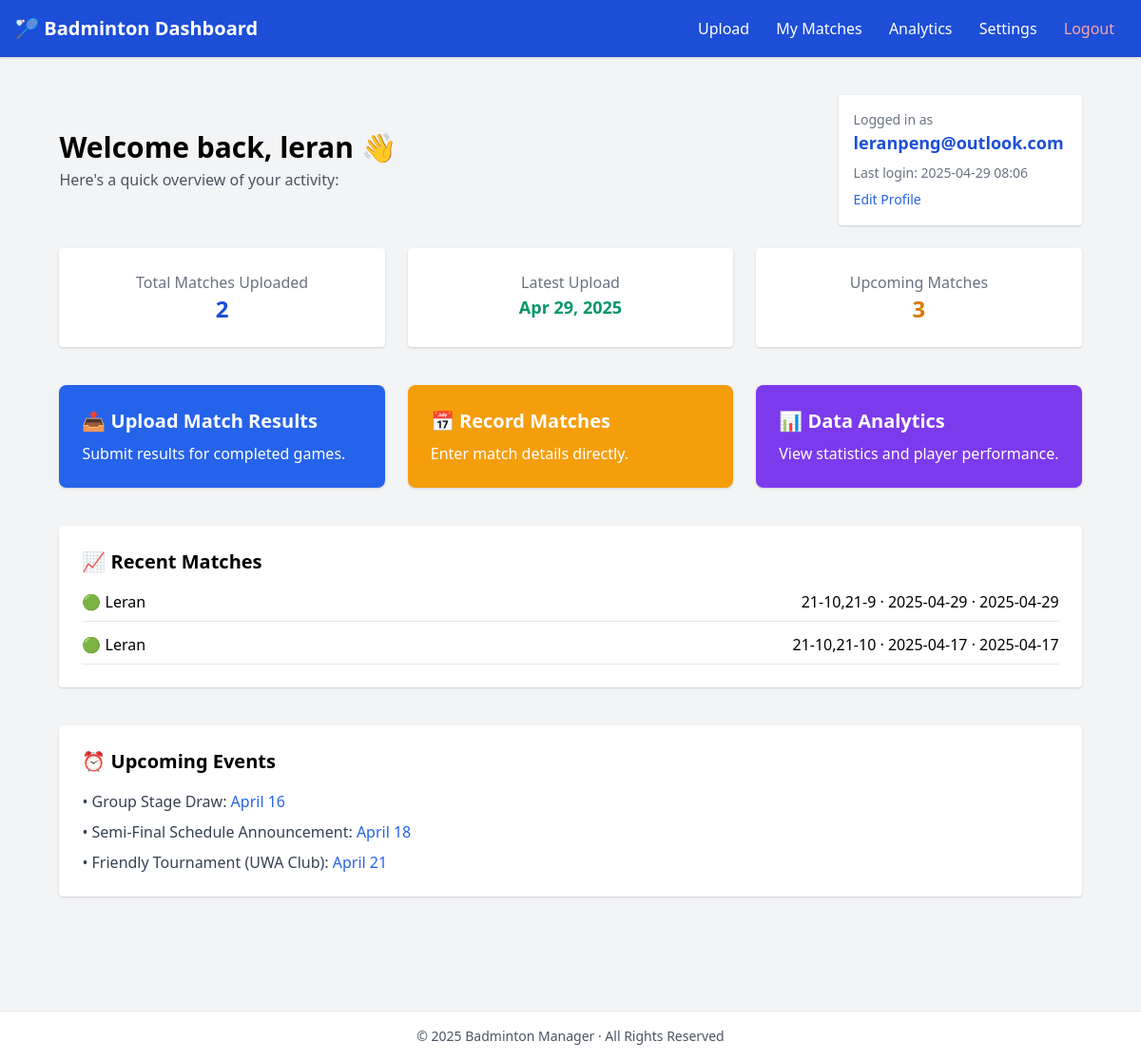
The page /dashboard (signed in) on the database its author committed.
### models.py (models this page shows, shortened)
class User(db.Model):
    id = db.Column(db.Integer, primary_key=True)
    username = db.Column(db.String(150), nullable=False, unique=True)
    email = db.Column(db.String(150), nullable=False, unique=True)
    password_hash = db.Column(db.String(256), nullable=False)
    last_login = db.Column(db.DateTime, default=db.func.current_timestamp())
    tournaments = db.relationship('Tournament', backref='organizer', lazy=True)

class Player(db.Model):
    id = db.Column(db.Integer, primary_key=True)
    name = db.Column(db.String(150), nullable=False)
    teams_as_player1 = db.relationship('Team', foreign_keys='Team.player1_id', backref='player1', lazy=True)
    teams_as_player2 = db.relationship('Team', foreign_keys='Team.player2_id', backref='player2', lazy=True)

### app.py (the view)
@app.route("/dashboard")
def dashboard():
    user_id = session.get("user_id")
    user = User.query.get(user_id)
    tournament_count = Tournament.query.filter_by(user_id=user.id).count()
    if "user_id" not in session:
        return redirect(url_for("login"))
    user_id = session.get("user_id")
    user = User.query.get(user_id)
    if not user:
        session.clear()
        return redirect(url_for("login"))
    tournament_count = Tournament.query.filter_by(user_id=user.id).count()
    latest_tournament = Tournament.query.filter_by(user_id=user.id).order_by(Tournament.created_at.desc()).first()
    latest_date = latest_tournament.date.strftime("%b %d, %Y") if latest_tournament else "No tournaments yet"
    recent_matches = []
    matches = Match.query.join(Tournament).filter(Tournament.user_id == user.id).order_by(Match.timestamp.desc()).limit(
        5).all()
    for match in matches:
        team1_players = [match.team1.player1.name]
        if match.team1.player2:
            team1_players.append(match.team1.player2.name)
        team2_players = [match.team2.player1.name]
        if match.team2.player2:
            team2_players.append(match.team2.player2.name)
        winner = match.get_winner()
        is_winner_team1 = winner.id == match.team1.id
        recent_matches.append({
            "team1": " vs ".join(team1_players),
            "team2": " vs ".join(team2_players),
            "score": f"{match.score1} · {match.timestamp.strftime('%Y-%m-%d')}",
            "is_winner": is_winner_team1,
            "match_date": match.timestamp.strftime('%Y-%m-%d')
        })
    upcoming_matches = 3
    return render_template(
        "html/dashboard.html",
        user=user,
        username=user.username,
        email=user.email,
        last_login=user.last_login.strftime('%Y-%m-%d %H:%M'),
        tournament_count=tournament_count,
        latest_upload=latest_date,
        upcoming_matches=upcoming_matches,
        recent_matches=recent_matches
    )

### models.py (called while the page is built)
    def get_winner(self):
        score1_sets = self.score1.split(', ')
        score2_sets = self.score2.split(', ')
        team1_wins = 0
        team2_wins = 0
        for i in range(min(len(score1_sets), len(score2_sets))):
            try:
                score1_points = int(score1_sets[i].split('-')[0])
                score2_points = int(score2_sets[i].split('-')[0])
                if score1_points > score2_points:
                    team1_wins += 1
                else:
                    team2_wins += 1
            except (ValueError, IndexError):
                continue
        if team1_wins > team2_wins:
            return self.team1
        else:
            return self.team2

### templates/html/dashboard.html (shortened to what this page needs)
<!DOCTYPE html>
<html lang="en">
<head>
  <link href="https://cdn.jsdelivr.net/npm/tailwindcss@2.2.19/dist/tailwind.min.css" rel="stylesheet">
</head>
<body class="bg-gray-100 min-h-screen flex flex-col">
  <nav class="bg-blue-700 text-white p-4 flex justify-between items-center shadow">
    <h1 class="text-xl font-bold">🏸 Badminton Dashboard</h1>
    <div>
      <a href="/upload" class="px-3 hover:underline">Upload</a>
      <a href="/input_form" class="px-3 hover:underline">My Matches</a>
      <a href="/analytics" class="px-3 hover:underline">Analytics</a>
      <a href="/settings" class="px-3 hover:underline">Settings</a>
      <a href="/logout" class="px-3 hover:underline text-red-300">Logout</a>
    </div>
  </nav>
  <main class="flex-1 max-w-6xl mx-auto px-4 py-10">
    <div class="mb-6 flex justify-between items-center">
      <div>
        <h2 class="text-3xl font-semibold">Welcome back, <span id="username">{{ username }}</span> 👋</h2>
        <p class="text-gray-600 mt-1">Here's a quick overview of your activity:</p>
      </div>
      <div class="bg-white p-4 rounded shadow w-64">
        <p class="text-sm text-gray-500">Logged in as</p>
        <p class="font-semibold text-blue-700 text-lg" id="user-email">{{ email }}</p>
        <p class="text-sm text-gray-500 mt-2">Last login: <span id="last-login">{{ last_login }}</span></p>
        <a href="/settings" class="text-sm text-blue-600 mt-2 inline-block hover:underline">Edit Profile</a>
      </div>
    </div>
    <div class="grid grid-cols-1 md:grid-cols-3 gap-6 mb-10">
      <div class="bg-white p-6 rounded shadow text-center">
        <p class="text-gray-500">Total Matches Uploaded</p>
        <p class="text-2xl font-bold text-blue-700">{{ tournament_count }}</p>
      </div>
      <div class="bg-white p-6 rounded shadow text-center">
        <p class="text-gray-500">Latest Upload</p>
        <p class="text-lg font-semibold text-green-600">{{ latest_upload }}</p>
      </div>
      <div class="bg-white p-6 rounded shadow text-center">
        <p class="text-gray-500">Upcoming Matches</p>
        <p class="text-2xl font-bold text-yellow-600">{{ upcoming_matches }}</p>
      </div>
    </div>
    <div class="grid grid-cols-1 md:grid-cols-3 gap-6 mb-10">
      <a href="/upload" class="bg-blue-600 text-white p-6 rounded-lg shadow hover:bg-blue-700 transition">
        <h3 class="text-xl font-bold mb-2">📤 Upload Match Results</h3>
        <p>Submit results for completed games.</p>
      </a>
      <a href="/input_form" class="bg-yellow-500 text-white p-6 rounded-lg shadow hover:bg-yellow-600 transition">
        <h3 class="text-xl font-bold mb-2">📅 Record Matches</h3>
        <p>Enter match details directly.</p>
      </a>
      <a href="/analytics" class="bg-purple-600 text-white p-6 rounded-lg shadow hover:bg-purple-700 transition">
        <h3 class="text-xl font-bold mb-2">📊 Data Analytics</h3>
        <p>View statistics and player performance.</p>
      </a>
    </div>
    <div class="bg-white rounded shadow p-6 mb-10">
      <h3 class="text-xl font-bold mb-4">📈 Recent Matches</h3>
      {% if recent_matches %}
        <ul class="space-y-3">
          {% for match in recent_matches %}
            <li class="border-b pb-2 flex justify-between">
              <span>
                {% if match.is_winner %}🟢{% else %}🔴{% endif %}
                {{ match.team1 }}
              </span>
              <span>{{ match.score }} · {{ match.match_date }}</span>
            </li>
          {% endfor %}
        </ul>
      {% else %}
        <p class="text-gray-500 text-center py-4">No recent matches found. Start by uploading match results!</p>
      {% endif %}
    </div>
    <div class="bg-white rounded shadow p-6 mb-20">
      <h3 class="text-xl font-bold mb-4">⏰ Upcoming Events</h3>
      <ul class="space-y-2 text-gray-700">
        <li>• Group Stage Draw: <span class="text-blue-600 font-medium">April 16</span></li>
        <li>• Semi-Final Schedule Announcement: <span class="text-blue-600 font-medium">April 18</span></li>
        <li>• Friendly Tournament (UWA Club): <span class="text-blue-600 font-medium">April 21</span></li>
      </ul>
    </div>
  </main>
  <footer class="bg-white text-gray-600 text-sm text-center py-4 border-t">
    © 2025 Badminton Manager · All Rights Reserved
  </footer>
</body>
</html>

### rows shown on the page
User: username "leran", email "leranpeng@outlook.com"
Player: team1 "Leran" "Leran"

### other values the page prints
{{ last_login }} "2025-04-29 08:06"
{{ tournament_count }} "2"
{{ latest_upload }} "Apr 29, 2025"
{{ upcoming_matches }} "3"
{{ match.score }} "21-10,21-9 · 2025-04-29" "21-10,21-10 · 2025-04-17"
{{ match.match_date }} "2025-04-29" "2025-04-17"
